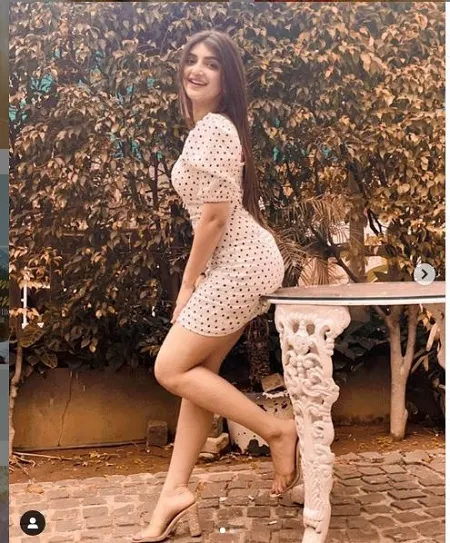
#> input picture Ass5_sift/exp1.webp, 450 x 543 px
$ jupyter execute sift.ipynb
#> lines starting #> are read from the running program, lines starting #| are printed output that depends on the picture
[cell 1]
import numpy as np
import cv2 as cv
from matplotlib import pyplot as plt

[cell 2]
import cv2

# Load the image
image = cv2.imread('exp1.webp', cv2.IMREAD_GRAYSCALE)
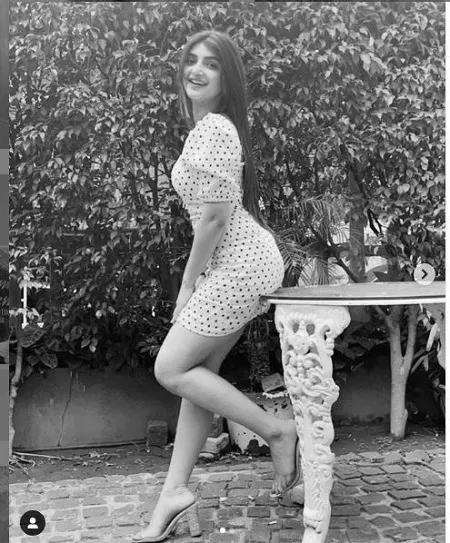
#> image: shape (543, 450); min 0, max 255, mean 112.9

# Create a SIFT object
sift = cv2.SIFT_create()

# Detect keypoints and compute descriptors
keypoints, descriptors = sift.detectAndCompute(image, None)
#> keypoints = 3998 keypoints; strongest (x, y, size): (32, 520, 3.5), (29, 526, 2.7), (35, 526, 2.7), (329, 244, 2)

# Draw keypoints on the image
image_with_keypoints = cv2.drawKeypoints(image, keypoints, None)
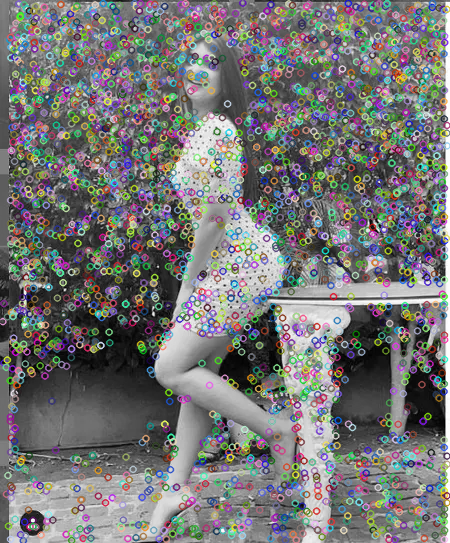
#> image_with_keypoints: shape (543, 450, 3); mean of channels 0, 1, 2 116.6, 116.7, 116.6; drawn as B, G, R

# Display the image with keypoints
cv2.imshow('Image with Keypoints', image_with_keypoints)
cv2.waitKey(0)
cv2.destroyAllWindows()

[cell 3]
plt.imshow(image_with_keypoints)
print(image_with_keypoints.shape)
#| (543, 450, 3)

[cell 4]
import cv2
import numpy as np

# Load reference and query images
reference_image = cv2.imread('ref.webp', cv2.IMREAD_GRAYSCALE)
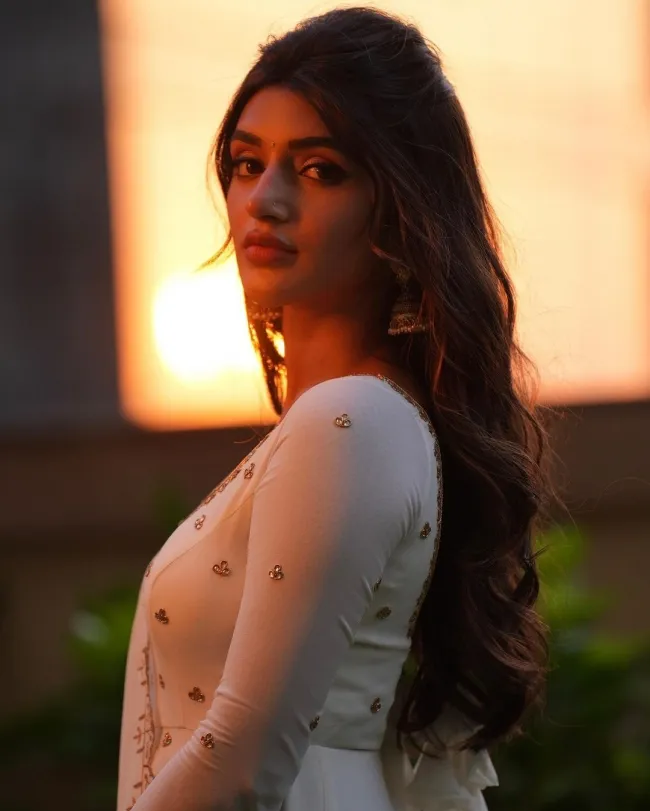
#> input picture Ass5_sift/ref.webp, 650 x 811 px
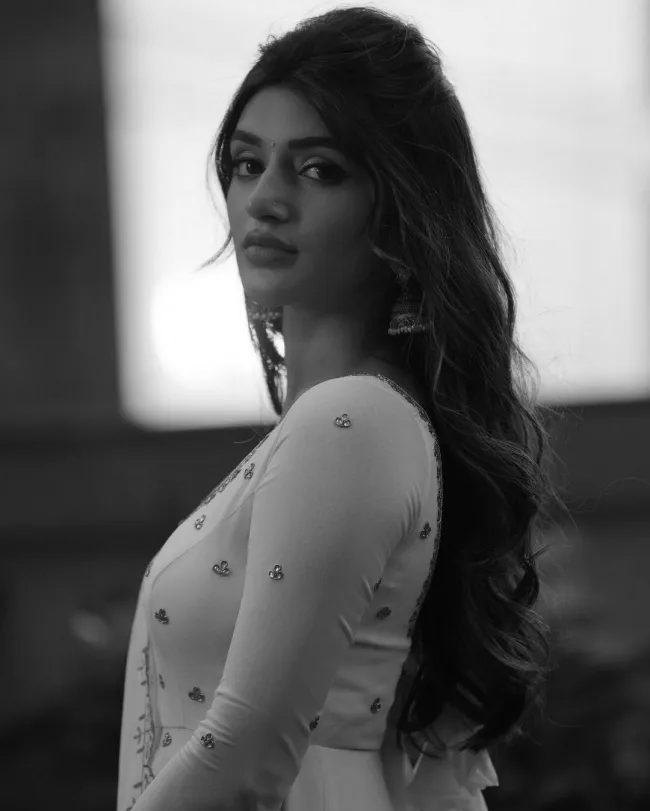
#> reference_image: shape (811, 650); min 2, max 255, mean 96.9
query_image = cv2.imread('query.webp', cv2.IMREAD_GRAYSCALE)
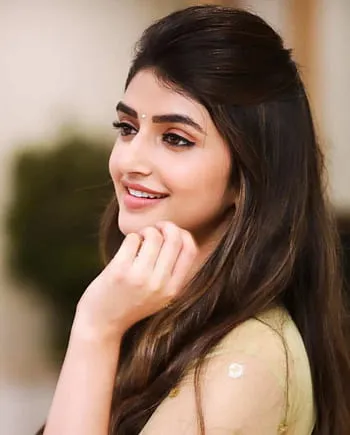
#> input picture Ass5_sift/query.webp, 350 x 435 px
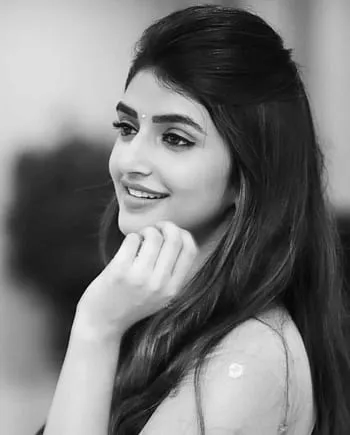
#> query_image: shape (435, 350); min 2, max 252, mean 118.9

# Create SIFT objects
sift = cv2.SIFT_create()

# Detect keypoints and compute descriptors for reference and query images
keypoints_ref, descriptors_ref = sift.detectAndCompute(reference_image, None)
#> keypoints_ref = 437 keypoints; strongest (x, y, size): (192, 331, 106.7), (279, 344, 9.3), (371, 179, 162.5), (266, 349, 12)
keypoints_query, descriptors_query = sift.detectAndCompute(query_image, None)
#> keypoints_query = 322 keypoints; strongest (x, y, size): (148, 198, 2), (151, 262, 57), (181, 142, 2.3), (260, 357, 56.2)

# Create a brute-force matcher
bf = cv2.BFMatcher()

# Match descriptors using KNN (k-nearest neighbors)
matches = bf.knnMatch(descriptors_ref, descriptors_query, k=2)
#> matches = 437 matches

# Apply ratio test to filter good matches
good_matches = []
for m, n in matches:
    if m.distance < 0.75 * n.distance:
        good_matches.append(m)
#> after the loop, good_matches = 11 matches

# Draw matches on images
result_image = cv2.drawMatches(reference_image, keypoints_ref, query_image, keypoints_query, good_matches, None, flags=cv2.DrawMatchesFlags_NOT_DRAW_SINGLE_POINTS)
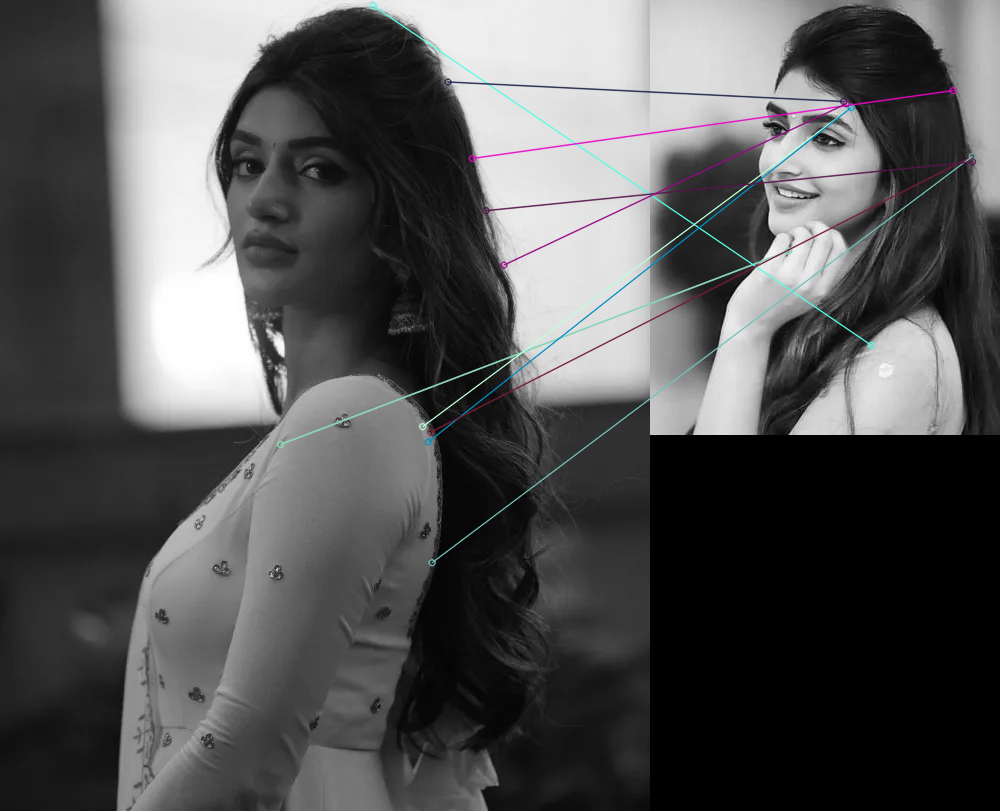
#> result_image: shape (811, 1000, 3); mean of channels 0, 1, 2 85.5, 85.2, 85.1; drawn as B, G, R

# Display the result
cv2.imshow('Image Matching Result', result_image)
cv2.waitKey(0)
cv2.destroyAllWindows()
